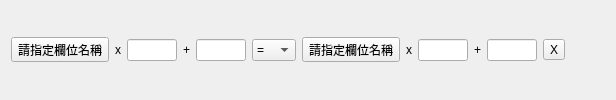
         <widget class="QWidget" name="widget" native="true">
          <layout class="QHBoxLayout" name="horizontalLayout_2">
           <item>
            <layout class="QHBoxLayout" name="horizontalLayout_3">
             <item>
              <widget class="QToolButton" name="toolButton">
               <property name="text">
                <string>請指定欄位名稱</string>
               </property>
              </widget>
             </item>
             <item>
              <widget class="QLabel" name="label_4">
               <property name="text">
                <string>x</string>
               </property>
              </widget>
             </item>
             <item>
              <widget class="QLineEdit" name="lineEdit_2">
               <property name="maximumSize">
                <size>
                 <width>50</width>
                 <height>16777215</height>
                </size>
               </property>
              </widget>
             </item>
             <item>
              <widget class="QLabel" name="label_5">
               <property name="text">
                <string>+</string>
               </property>
              </widget>
             </item>
             <item>
              <widget class="QLineEdit" name="lineEdit_3">
               <property name="maximumSize">
                <size>
                 <width>50</width>
                 <height>16777215</height>
                </size>
               </property>
              </widget>
             </item>
             <item>
              <widget class="QComboBox" name="comboBox">
               <property name="maximumSize">
                <size>
                 <width>50</width>
                 <height>16777215</height>
                </size>
               </property>
               <item>
                <property name="text">
                 <string>=</string>
                </property>
               </item>
               <item>
                <property name="text">
                 <string>&lt;&gt;</string>
                </property>
               </item>
               <item>
                <property name="text">
                 <string>&gt;</string>
                </property>
               </item>
               <item>
                <property name="text">
                 <string>&gt;=</string>
                </property>
               </item>
               <item>
                <property name="text">
                 <string>&lt;</string>
                </property>
               </item>
               <item>
                <property name="text">
                 <string>&lt;=</string>
                </property>
               </item>
              </widget>
             </item>
             <item>
              <widget class="QToolButton" name="toolButton_2">
               <property name="text">
                <string>請指定欄位名稱</string>
               </property>
              </widget>
             </item>
             <item>
              <widget class="QLabel" name="label_6">
               <property name="text">
                <string>x</string>
               </property>
              </widget>
             </item>
             <item>
              <widget class="QLineEdit" name="lineEdit_4">
               <property name="maximumSize">
                <size>
                 <width>50</width>
                 <height>16777215</height>
                </size>
               </property>
              </widget>
             </item>
             <item>
              <widget class="QLabel" name="label_7">
               <property name="text">
                <string>+</string>
               </property>
              </widget>
             </item>
             <item>
              <widget class="QLineEdit" name="lineEdit_5">
               <property name="maximumSize">
                <size>
                 <width>50</width>
                 <height>16777215</height>
                </size>
               </property>
              </widget>
             </item>
             <item>
              <widget class="QToolButton" name="toolButton_3">
               <property name="text">
                <string>X</string>
               </property>
              </widget>
             </item>
             <item>
              <spacer name="horizontalSpacer">
               <property name="orientation">
                <enum>Qt::Horizontal</enum>
               </property>
               <property name="sizeHint" stdset="0">
                <size>
                 <width>40</width>
                 <height>20</height>
                </size>
               </property>
              </spacer>
             </item>
            </layout>
           </item>
          </layout>
         </widget>
